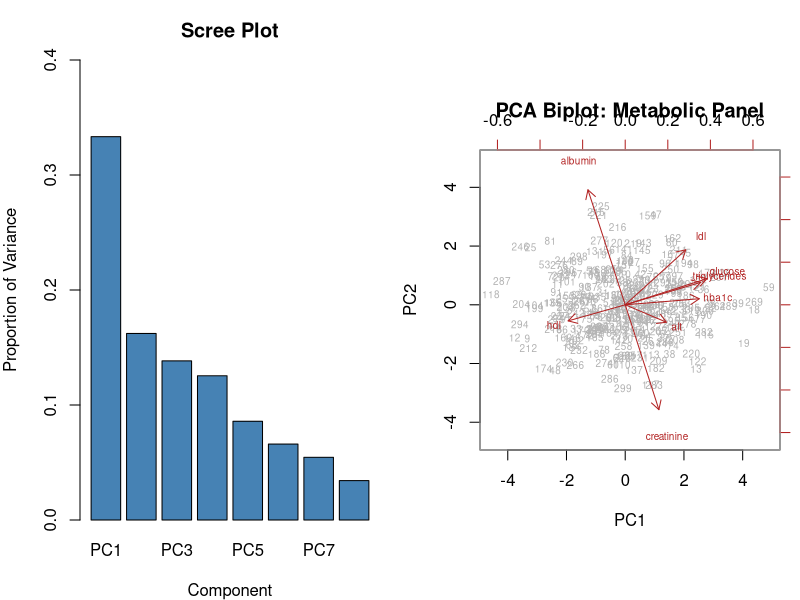
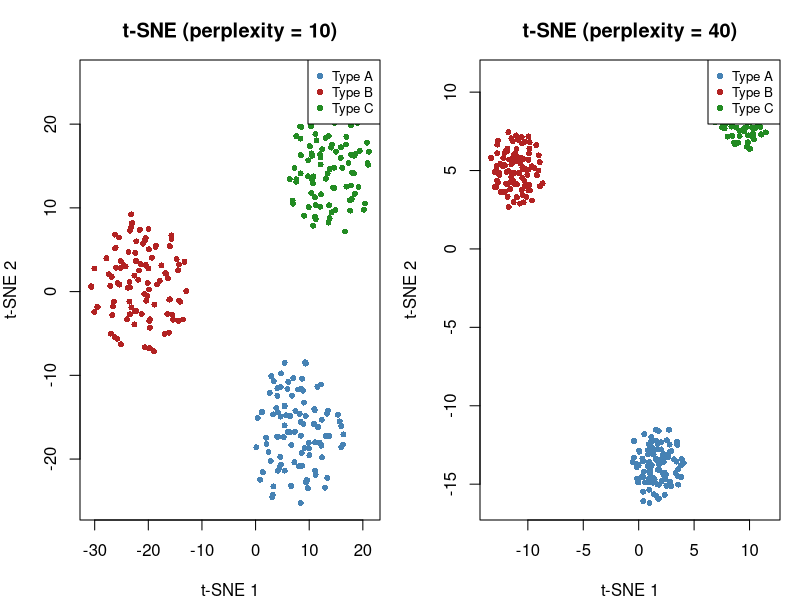
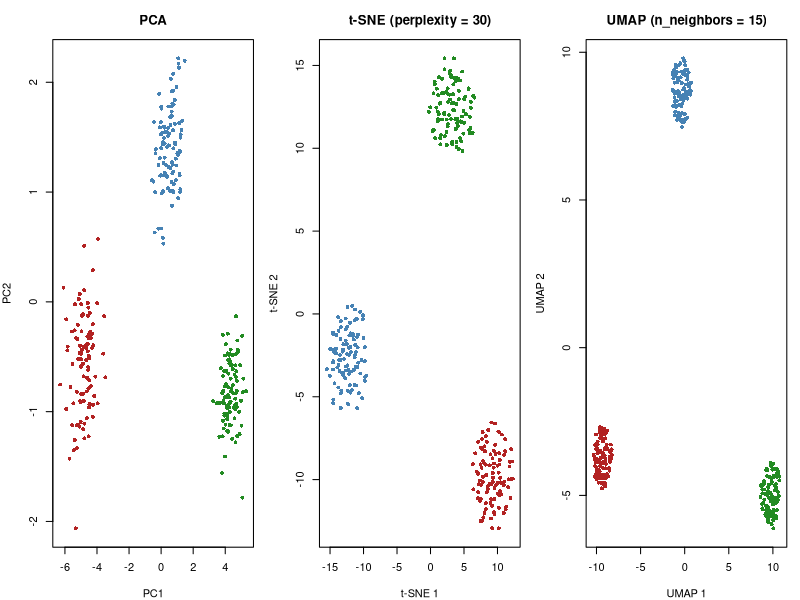

Write the R code that produced these figures, in order.
## ---- chunk 1
#| eval: true
#| include: false
library(tidyverse)
library(knitr)
## ---- chunk 2
#| label: fig-pca-metabolic-r
#| eval: true
#| fig-cap: "PCA of a simulated metabolic panel: scree plot and biplot."
#| fig-width: 12
#| fig-height: 5

set.seed(42)
n <- 300

# Simulate correlated metabolic data
# Create correlation structure: glucose/HbA1c/triglycerides cluster;
# creatinine/albumin cluster
library(MASS)
# fmt: skip
Sigma <- matrix(c(
  1.0, 0.7, 0.5, 0.3,-0.2, 0.1, 0.2,-0.1,
  0.7, 1.0, 0.4, 0.2,-0.2, 0.1, 0.1,-0.1,
  0.5, 0.4, 1.0, 0.4,-0.3, 0.1, 0.3,-0.1,
  0.3, 0.2, 0.4, 1.0,-0.5, 0.1, 0.2, 0.0,
 -0.2,-0.2,-0.3,-0.5, 1.0,-0.1,-0.1, 0.2,
  0.1, 0.1, 0.1, 0.1,-0.1, 1.0, 0.1,-0.3,
  0.2, 0.1, 0.3, 0.2,-0.1, 0.1, 1.0,-0.2,
 -0.1,-0.1,-0.1, 0.0, 0.2,-0.3,-0.2, 1.0
), nrow = 8)

z <- mvrnorm(n, mu = rep(0, 8), Sigma = Sigma)
metabolic <- tibble(
  glucose = round(z[, 1] * 30 + 100),
  hba1c = round(z[, 2] * 1.0 + 5.8, 1),
  triglycerides = round(z[, 3] * 50 + 150),
  ldl = round(z[, 4] * 30 + 120),
  hdl = round(z[, 5] * 12 + 55),
  creatinine = round(z[, 6] * 0.3 + 1.0, 2),
  alt = round(z[, 7] * 15 + 30),
  albumin = round(z[, 8] * 0.4 + 4.0, 1)
)

# PCA on scaled data
pca_result <- prcomp(metabolic, scale. = TRUE)

# Scree plot and biplot side by side
par(mfrow = c(1, 2), mar = c(4, 4, 3, 1))

# Scree plot
var_explained <- pca_result$sdev^2 / sum(pca_result$sdev^2)
barplot(
  var_explained,
  names.arg = paste0("PC", 1:8),
  col = "steelblue",
  main = "Scree Plot",
  ylab = "Proportion of Variance",
  xlab = "Component",
  ylim = c(0, 0.4)
)
# Biplot
biplot(
  pca_result,
  scale = 0,
  cex = 0.6,
  col = c("grey70", "firebrick"),
  main = "PCA Biplot: Metabolic Panel"
)
## ---- chunk 3
#| label: fig-tsne-r
#| eval: true
#| fig-cap: "t-SNE visualisation of simulated patient data with three disease subtypes."
#| fig-width: 10
#| fig-height: 5

library(Rtsne)

set.seed(42)

# Simulate 3 patient subtypes with 20 features
n_per_group <- 100
p <- 20

group1 <- matrix(rnorm(n_per_group * p, mean = 0, sd = 1), ncol = p)
group2 <- matrix(rnorm(n_per_group * p, mean = 2, sd = 1.2), ncol = p)
group3 <- matrix(rnorm(n_per_group * p, mean = -1, sd = 0.8), ncol = p)
# Make groups differ in specific feature subsets
group2[, 1:5] <- group2[, 1:5] + 3
group3[, 10:15] <- group3[, 10:15] - 4

X <- rbind(group1, group2, group3)
labels <- factor(rep(c("Type A", "Type B", "Type C"), each = n_per_group))

# Run t-SNE with two perplexity values
tsne_low <- Rtsne(
  X,
  perplexity = 10,
  dims = 2,
  verbose = FALSE,
  max_iter = 1000
)
tsne_high <- Rtsne(
  X,
  perplexity = 40,
  dims = 2,
  verbose = FALSE,
  max_iter = 1000
)

par(mfrow = c(1, 2), mar = c(4, 4, 3, 1))
cols <- c("steelblue", "firebrick", "forestgreen")

plot(
  tsne_low$Y,
  col = cols[labels],
  pch = 16,
  cex = 0.8,
  main = "t-SNE (perplexity = 10)",
  xlab = "t-SNE 1",
  ylab = "t-SNE 2"
)
legend("topright", levels(labels), col = cols, pch = 16, cex = 0.8)

plot(
  tsne_high$Y,
  col = cols[labels],
  pch = 16,
  cex = 0.8,
  main = "t-SNE (perplexity = 40)",
  xlab = "t-SNE 1",
  ylab = "t-SNE 2"
)
legend("topright", levels(labels), col = cols, pch = 16, cex = 0.8)
## ---- chunk 4
#| label: fig-umap-comparison-r
#| eval: true
#| fig-cap: "PCA, t-SNE, and UMAP visualisations of the same simulated patient dataset."
#| fig-width: 14
#| fig-height: 4.5

library(Rtsne)
library(uwot)

set.seed(42)

pca_scores <- prcomp(X, scale. = TRUE)$x[, 1:2]
tsne_emb <- Rtsne(X, perplexity = 30, dims = 2, verbose = FALSE)$Y
umap_emb <- umap(X, n_neighbors = 15, min_dist = 0.1, verbose = FALSE)

par(mfrow = c(1, 3), mar = c(4, 4, 3, 1))
cols <- c("steelblue", "firebrick", "forestgreen")[as.numeric(labels)]

plot(
  pca_scores,
  col = cols,
  pch = 16,
  cex = 0.8,
  main = "PCA",
  xlab = "PC1",
  ylab = "PC2"
)

plot(
  tsne_emb,
  col = cols,
  pch = 16,
  cex = 0.8,
  main = "t-SNE (perplexity = 30)",
  xlab = "t-SNE 1",
  ylab = "t-SNE 2"
)

plot(
  umap_emb,
  col = cols,
  pch = 16,
  cex = 0.8,
  main = "UMAP (n_neighbors = 15)",
  xlab = "UMAP 1",
  ylab = "UMAP 2"
)
